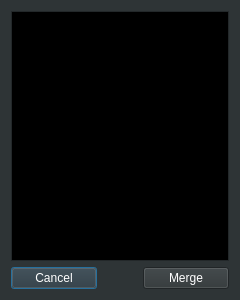
<?xml version="1.0" encoding="UTF-8"?>
<ui version="4.0">
 <class>MergeDialog</class>
 <widget class="QDialog" name="MergeDialog">
  <property name="geometry">
   <rect>
    <x>0</x>
    <y>0</y>
    <width>240</width>
    <height>300</height>
   </rect>
  </property>
  <property name="sizePolicy">
   <sizepolicy hsizetype="Fixed" vsizetype="Fixed">
    <horstretch>0</horstretch>
    <verstretch>0</verstretch>
   </sizepolicy>
  </property>
  <property name="palette">
   <palette>
    <active>
     <colorrole role="WindowText">
      <brush brushstyle="SolidPattern">
       <color alpha="255">
        <red>255</red>
        <green>255</green>
        <blue>255</blue>
       </color>
      </brush>
     </colorrole>
     <colorrole role="Button">
      <brush brushstyle="SolidPattern">
       <color alpha="255">
        <red>46</red>
        <green>52</green>
        <blue>54</blue>
       </color>
      </brush>
     </colorrole>
     <colorrole role="Light">
      <brush brushstyle="SolidPattern">
       <color alpha="255">
        <red>69</red>
        <green>78</green>
        <blue>81</blue>
       </color>
      </brush>
     </colorrole>
     <colorrole role="Midlight">
      <brush brushstyle="SolidPattern">
       <color alpha="255">
        <red>57</red>
        <green>65</green>
        <blue>67</blue>
       </color>
      </brush>
     </colorrole>
     <colorrole role="Dark">
      <brush brushstyle="SolidPattern">
       <color alpha="255">
        <red>23</red>
        <green>26</green>
        <blue>27</blue>
       </color>
      </brush>
     </colorrole>
     <colorrole role="Mid">
      <brush brushstyle="SolidPattern">
       <color alpha="255">
        <red>30</red>
        <green>34</green>
        <blue>36</blue>
       </color>
      </brush>
     </colorrole>
     <colorrole role="Text">
      <brush brushstyle="SolidPattern">
       <color alpha="255">
        <red>255</red>
        <green>255</green>
        <blue>255</blue>
       </color>
      </brush>
     </colorrole>
     <colorrole role="BrightText">
      <brush brushstyle="SolidPattern">
       <color alpha="255">
        <red>255</red>
        <green>255</green>
        <blue>255</blue>
       </color>
      </brush>
     </colorrole>
     <colorrole role="ButtonText">
      <brush brushstyle="SolidPattern">
       <color alpha="255">
        <red>255</red>
        <green>255</green>
        <blue>255</blue>
       </color>
      </brush>
     </colorrole>
     <colorrole role="Base">
      <brush brushstyle="SolidPattern">
       <color alpha="255">
        <red>0</red>
        <green>0</green>
        <blue>0</blue>
       </color>
      </brush>
     </colorrole>
     <colorrole role="Window">
      <brush brushstyle="SolidPattern">
       <color alpha="255">
        <red>46</red>
        <green>52</green>
        <blue>54</blue>
       </color>
      </brush>
     </colorrole>
     <colorrole role="Shadow">
      <brush brushstyle="SolidPattern">
       <color alpha="255">
        <red>0</red>
        <green>0</green>
        <blue>0</blue>
       </color>
      </brush>
     </colorrole>
     <colorrole role="AlternateBase">
      <brush brushstyle="SolidPattern">
       <color alpha="255">
        <red>23</red>
        <green>26</green>
        <blue>27</blue>
       </color>
      </brush>
     </colorrole>
     <colorrole role="ToolTipBase">
      <brush brushstyle="SolidPattern">
       <color alpha="255">
        <red>255</red>
        <green>255</green>
        <blue>220</blue>
       </color>
      </brush>
     </colorrole>
     <colorrole role="ToolTipText">
      <brush brushstyle="SolidPattern">
       <color alpha="255">
        <red>0</red>
        <green>0</green>
        <blue>0</blue>
       </color>
      </brush>
     </colorrole>
    </active>
    <inactive>
     <colorrole role="WindowText">
      <brush brushstyle="SolidPattern">
       <color alpha="255">
        <red>255</red>
        <green>255</green>
        <blue>255</blue>
       </color>
      </brush>
     </colorrole>
     <colorrole role="Button">
      <brush brushstyle="SolidPattern">
       <color alpha="255">
        <red>46</red>
        <green>52</green>
        <blue>54</blue>
       </color>
      </brush>
     </colorrole>
     <colorrole role="Light">
      <brush brushstyle="SolidPattern">
       <color alpha="255">
        <red>69</red>
        <green>78</green>
        <blue>81</blue>
       </color>
      </brush>
     </colorrole>
     <colorrole role="Midlight">
      <brush brushstyle="SolidPattern">
       <color alpha="255">
        <red>57</red>
        <green>65</green>
        <blue>67</blue>
       </color>
      </brush>
     </colorrole>
     <colorrole role="Dark">
      <brush brushstyle="SolidPattern">
       <color alpha="255">
        <red>23</red>
        <green>26</green>
        <blue>27</blue>
       </color>
      </brush>
     </colorrole>
     <colorrole role="Mid">
      <brush brushstyle="SolidPattern">
       <color alpha="255">
        <red>30</red>
        <green>34</green>
        <blue>36</blue>
       </color>
      </brush>
     </colorrole>
     <colorrole role="Text">
      <brush brushstyle="SolidPattern">
       <color alpha="255">
        <red>255</red>
        <green>255</green>
        <blue>255</blue>
       </color>
      </brush>
     </colorrole>
     <colorrole role="BrightText">
      <brush brushstyle="SolidPattern">
       <color alpha="255">
        <red>255</red>
        <green>255</green>
        <blue>255</blue>
       </color>
      </brush>
     </colorrole>
     <colorrole role="ButtonText">
      <brush brushstyle="SolidPattern">
       <color alpha="255">
        <red>255</red>
        <green>255</green>
        <blue>255</blue>
       </color>
      </brush>
     </colorrole>
     <colorrole role="Base">
      <brush brushstyle="SolidPattern">
       <color alpha="255">
        <red>0</red>
        <green>0</green>
        <blue>0</blue>
       </color>
      </brush>
     </colorrole>
     <colorrole role="Window">
      <brush brushstyle="SolidPattern">
       <color alpha="255">
        <red>46</red>
        <green>52</green>
        <blue>54</blue>
       </color>
      </brush>
     </colorrole>
     <colorrole role="Shadow">
      <brush brushstyle="SolidPattern">
       <color alpha="255">
        <red>0</red>
        <green>0</green>
        <blue>0</blue>
       </color>
      </brush>
     </colorrole>
     <colorrole role="AlternateBase">
      <brush brushstyle="SolidPattern">
       <color alpha="255">
        <red>23</red>
        <green>26</green>
        <blue>27</blue>
       </color>
      </brush>
     </colorrole>
     <colorrole role="ToolTipBase">
      <brush brushstyle="SolidPattern">
       <color alpha="255">
        <red>255</red>
        <green>255</green>
        <blue>220</blue>
       </color>
      </brush>
     </colorrole>
     <colorrole role="ToolTipText">
      <brush brushstyle="SolidPattern">
       <color alpha="255">
        <red>0</red>
        <green>0</green>
        <blue>0</blue>
       </color>
      </brush>
     </colorrole>
    </inactive>
    <disabled>
     <colorrole role="WindowText">
      <brush brushstyle="SolidPattern">
       <color alpha="255">
        <red>23</red>
        <green>26</green>
        <blue>27</blue>
       </color>
      </brush>
     </colorrole>
     <colorrole role="Button">
      <brush brushstyle="SolidPattern">
       <color alpha="255">
        <red>46</red>
        <green>52</green>
        <blue>54</blue>
       </color>
      </brush>
     </colorrole>
     <colorrole role="Light">
      <brush brushstyle="SolidPattern">
       <color alpha="255">
        <red>69</red>
        <green>78</green>
        <blue>81</blue>
       </color>
      </brush>
     </colorrole>
     <colorrole role="Midlight">
      <brush brushstyle="SolidPattern">
       <color alpha="255">
        <red>57</red>
        <green>65</green>
        <blue>67</blue>
       </color>
      </brush>
     </colorrole>
     <colorrole role="Dark">
      <brush brushstyle="SolidPattern">
       <color alpha="255">
        <red>23</red>
        <green>26</green>
        <blue>27</blue>
       </color>
      </brush>
     </colorrole>
     <colorrole role="Mid">
      <brush brushstyle="SolidPattern">
       <color alpha="255">
        <red>30</red>
        <green>34</green>
        <blue>36</blue>
       </color>
      </brush>
     </colorrole>
     <colorrole role="Text">
      <brush brushstyle="SolidPattern">
       <color alpha="255">
        <red>23</red>
        <green>26</green>
        <blue>27</blue>
       </color>
      </brush>
     </colorrole>
     <colorrole role="BrightText">
      <brush brushstyle="SolidPattern">
       <color alpha="255">
        <red>255</red>
        <green>255</green>
        <blue>255</blue>
       </color>
      </brush>
     </colorrole>
     <colorrole role="ButtonText">
      <brush brushstyle="SolidPattern">
       <color alpha="255">
        <red>23</red>
        <green>26</green>
        <blue>27</blue>
       </color>
      </brush>
     </colorrole>
     <colorrole role="Base">
      <brush brushstyle="SolidPattern">
       <color alpha="255">
        <red>46</red>
        <green>52</green>
        <blue>54</blue>
       </color>
      </brush>
     </colorrole>
     <colorrole role="Window">
      <brush brushstyle="SolidPattern">
       <color alpha="255">
        <red>46</red>
        <green>52</green>
        <blue>54</blue>
       </color>
      </brush>
     </colorrole>
     <colorrole role="Shadow">
      <brush brushstyle="SolidPattern">
       <color alpha="255">
        <red>0</red>
        <green>0</green>
        <blue>0</blue>
       </color>
      </brush>
     </colorrole>
     <colorrole role="AlternateBase">
      <brush brushstyle="SolidPattern">
       <color alpha="255">
        <red>46</red>
        <green>52</green>
        <blue>54</blue>
       </color>
      </brush>
     </colorrole>
     <colorrole role="ToolTipBase">
      <brush brushstyle="SolidPattern">
       <color alpha="255">
        <red>255</red>
        <green>255</green>
        <blue>220</blue>
       </color>
      </brush>
     </colorrole>
     <colorrole role="ToolTipText">
      <brush brushstyle="SolidPattern">
       <color alpha="255">
        <red>0</red>
        <green>0</green>
        <blue>0</blue>
       </color>
      </brush>
     </colorrole>
    </disabled>
   </palette>
  </property>
  <property name="windowTitle">
   <string>Merge</string>
  </property>
  <property name="sizeGripEnabled">
   <bool>false</bool>
  </property>
  <property name="modal">
   <bool>true</bool>
  </property>
  <layout class="QVBoxLayout" name="verticalLayout">
   <item>
    <widget class="QListWidget" name="ListStructs"/>
   </item>
   <item>
    <layout class="QHBoxLayout" name="horizontalLayout">
     <item>
      <widget class="QPushButton" name="CancelButton">
       <property name="text">
        <string>Cancel</string>
       </property>
      </widget>
     </item>
     <item>
      <spacer name="horizontalSpacer">
       <property name="orientation">
        <enum>Qt::Horizontal</enum>
       </property>
       <property name="sizeType">
        <enum>QSizePolicy::Fixed</enum>
       </property>
       <property name="sizeHint" stdset="0">
        <size>
         <width>40</width>
         <height>20</height>
        </size>
       </property>
      </spacer>
     </item>
     <item>
      <widget class="QPushButton" name="MergeButton">
       <property name="text">
        <string>Merge</string>
       </property>
      </widget>
     </item>
    </layout>
   </item>
  </layout>
 </widget>
 <resources/>
 <connections/>
</ui>
